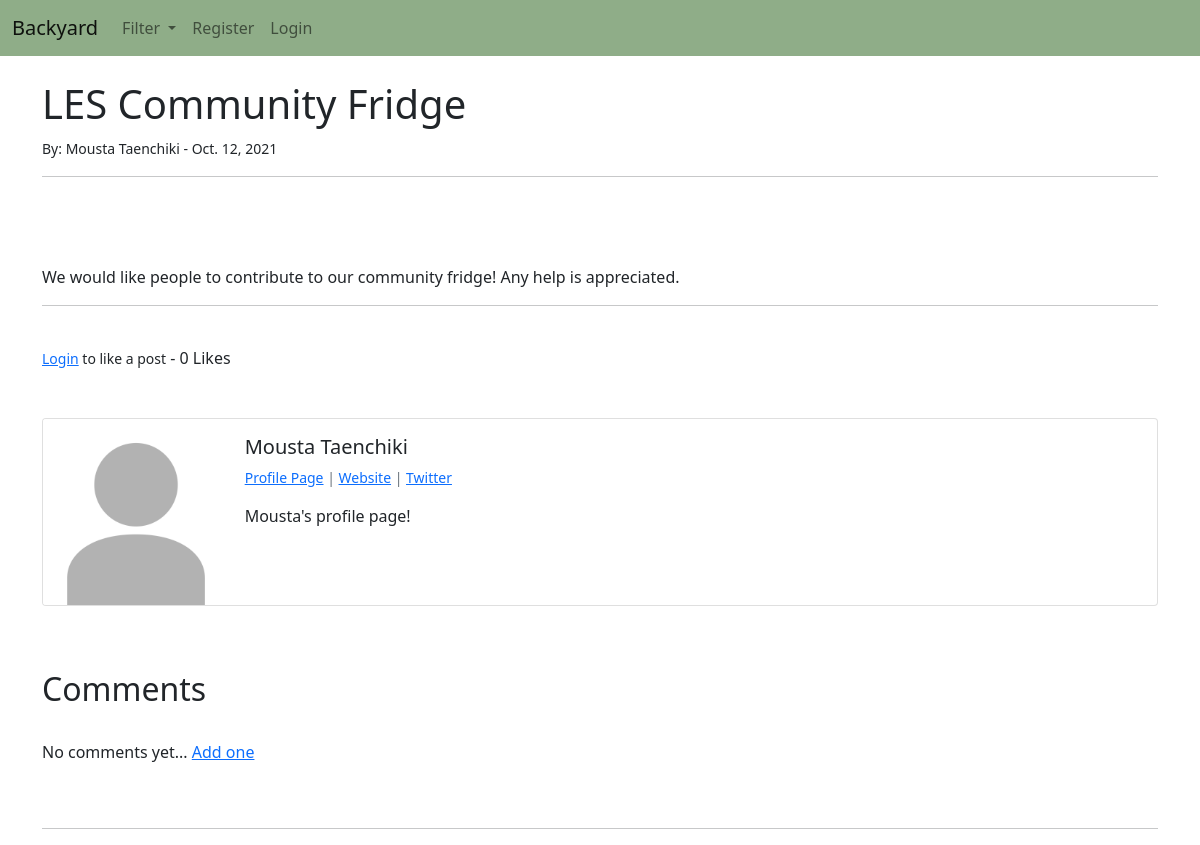
Page /post/5 on the earlier database version.
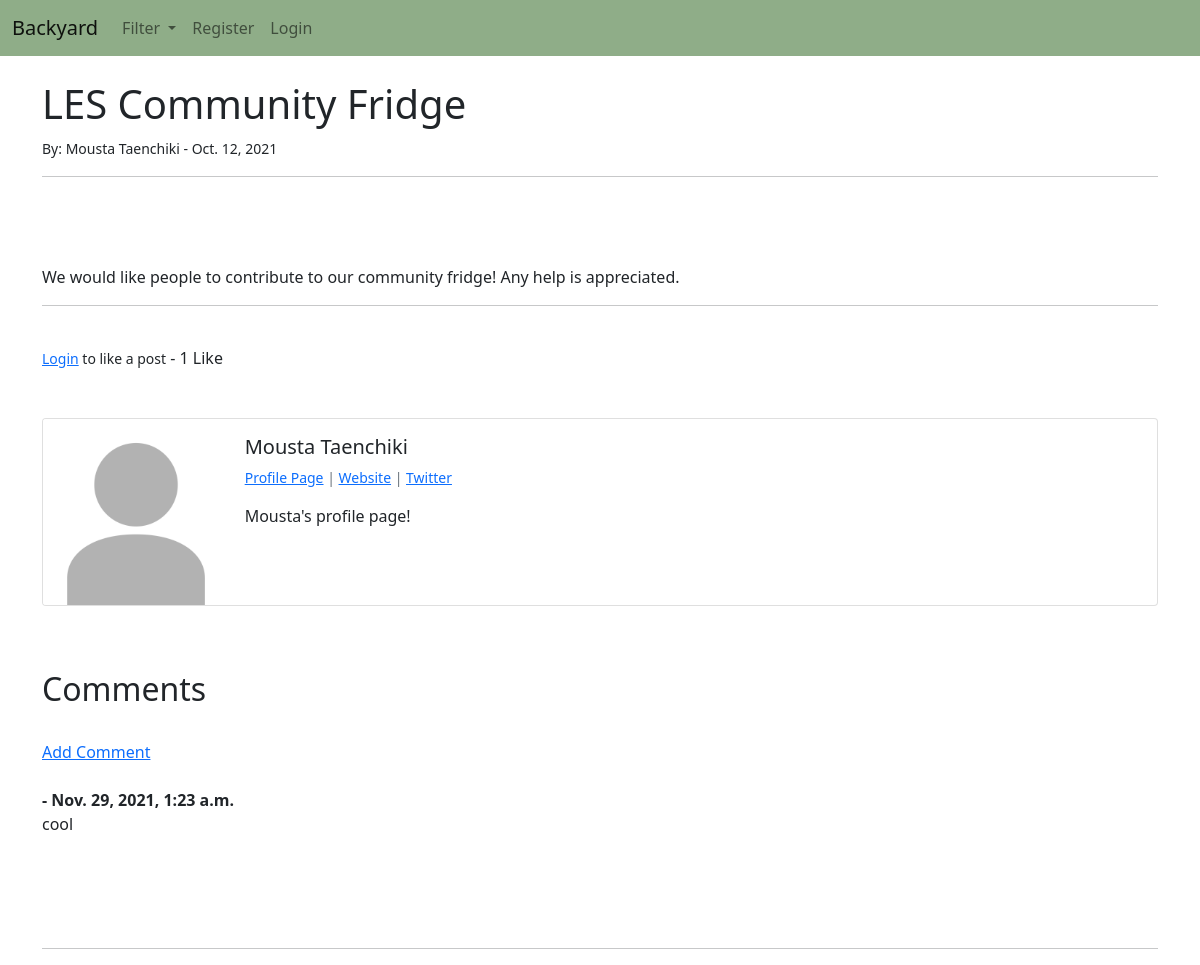
Same page on the later database version.
### blog/models.py (models this page shows, shortened)
class Comment(models.Model):
    post = models.ForeignKey(Post, related_name="comments", on_delete=models.CASCADE)
    body = models.TextField()
    date_added = models.DateTimeField(auto_now_add=True)

### blog/views.py (the view)
# urls.py: path('post/<int:pk>', PostDetailView.as_view(), name="post_detail"),
class PostDetailView(DetailView):
    model = Post
    template_name = "post_detail.html"
    def get_context_data(self, *args, **kwargs):
        cat_menu = Category.objects.all()
        context = super(PostDetailView, self).get_context_data(*args, **kwargs)
        post = get_object_or_404(Post, id=self.kwargs['pk'])
        total_likes = post.total_likes()
        liked = False
        if post.likes.filter(id=self.request.user.id).exists():
            liked = True
        context["cat_menu"] = cat_menu
        context["total_likes"] = total_likes
        context["liked"] = liked
        return context

### blog/models.py (called while the page is built)
    def __str__(self):
        return self.name

    def total_likes(self):
        return self.likes.count()

### blog/templates/post_detail.html (shortened to what this page needs)
{% extends 'base.html' %}
{% load static %}
{% block content %}
<h1> {{ post.title }}</h1>
<small>By: {{post.author.first_name }}
    {{post.author.last_name}}  -
    {{post.post_date}}
</small><br/>
<hr>
<br/>
<br/><br/>
{{ post.body |safe}}
<hr>
<br/>
<form action="{% url 'like_post' post.pk %}" method = "POST">
    {% if user.is_authenticated %}
        {% if liked %}
            <button type="submit", name = "post_id", value = "{{ post.id }}", class = "btn btn-danger btn-sm"> Unlike</button>
        {% else %}
            <button type="submit", name = "post_id", value = "{{ post.id }}", class = "btn btn-primary btn-sm">Like</button>
        {% endif %}
    {% else %}
    <small> <a href="{% url 'login' %}">Login</a> to like a post</small>
    {% endif %}
    -  {{ total_likes }} Like{{ total_likes | pluralize}}
</form>
<br/><br/>
<div class="card mb-3">
  <div class="row g-0">
    <div class="col-md-2">
    {% if post.author.profile.profile_pic %}
        <img src = "{{ post.author.profile.profile_pic.url }}" class = "card-img">
    {% else %}
        <img src = "{% static 'blog/images/default_image.png' %}"  class = "card-img">
    {% endif %}
    </div>
    <div class="col-md-10">
      <div class="card-body">
        <h5 class="card-title">{{post.author.first_name }} {{post.author.last_name}}</h5>
        <p class="small text-muted">
            {% if post.author.profile.id %}
                <a href = "{% url 'show_profile_page' post.author.profile.id %}">Profile Page</a> |
            {% endif %}
            {% if post.author.profile.website_url %}
                <a href = "{{ post.author.profile.website_url }}">Website</a>
            {% endif %}
            {% if post.author.profile.twitter_url %}
                | <a href = "{{ post.author.profile.twitter_url }}">Twitter</a>
            {% endif %}
        </p>
        <p class="card-text">{{ post.author.profile.bio }}</p>
      </div>
    </div>
  </div>
</div>
<br/><br/>
<h2>Comments</h2>
<br/>
{% if not post.comments.all %}
    No comments yet... <a href="{% url 'add_comment' post.pk %}">Add one </a>
{% else %}
<a href="{% url 'add_comment' post.pk %}">Add Comment</a>
<br/><br/>
    {% for comment in post.comments.all %}
        <strong>
            {{ comment.name}} -
            {{ comment.date_added}}
        </strong>
        <br/>
        {{ comment.body}}
        <br/><br/>
    {% endfor %}
{% endif %}
<br/>
<br/><br/>
<hr>
{% endblock %}

Differences in the rows shown:
added Comment: date_added "Nov. 29, 2021, 1:23 a.m.", body "cool"
Other differences:
{{ total_likes }}: "0" → "1"
{{ total_likes | pluralize }}: "s" → (not shown)
text no longer shown: "No comments yet... Add one"
text now shown: "Add Comment"
